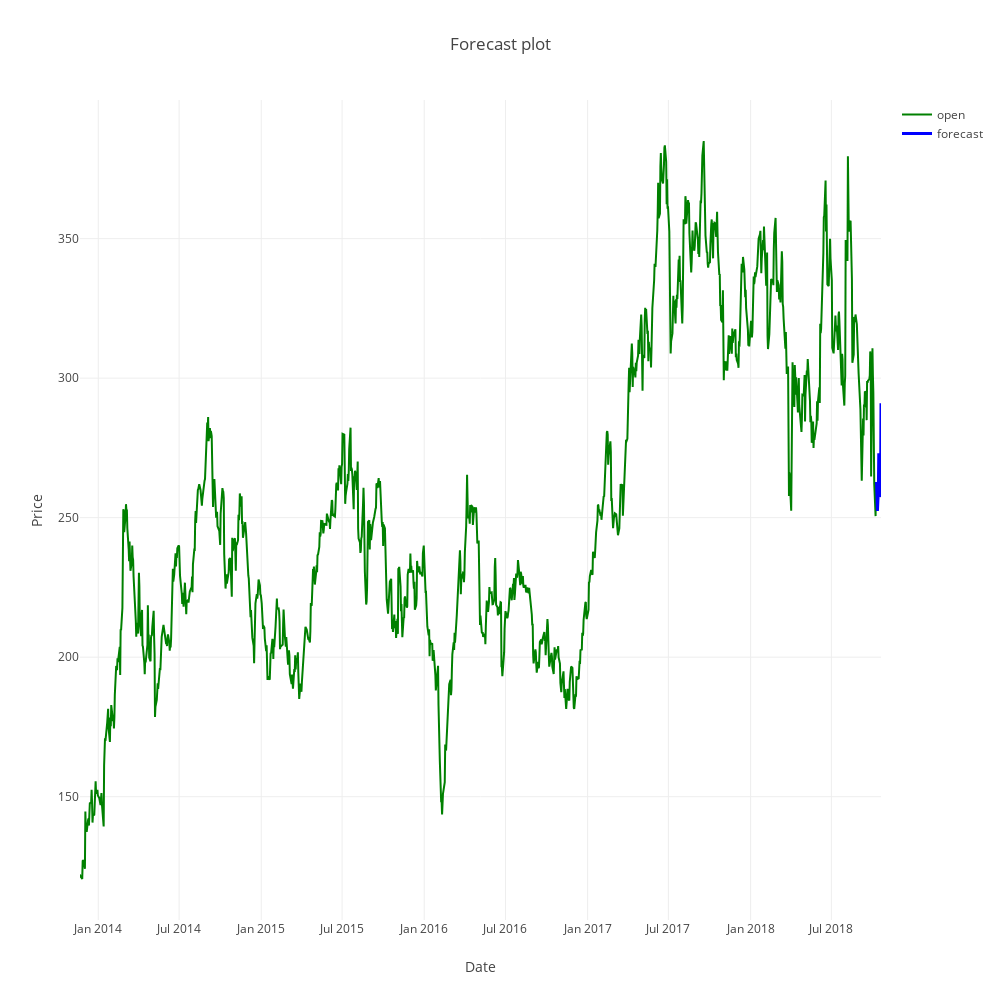

Notebook source saved alongside this figure:
### Code cell
p1 = go.Scatter(x=df.index,
                y=df.close, 
                mode='lines',
                name='open',
                marker=dict(color='green')
               )
p2 = go.Scatter(x=df.index, 
                y=df.forecast,
                mode='lines',
                name='forecast',
                line=dict(color='blue', width=3)
                )

layout = go.Layout(title='Forecast plot',width=1000,height=1000,
xaxis=dict(title='Date',ticks='', showticklabels=True,
                              zeroline=False),
                   yaxis=dict(title='Price',ticks='', showticklabels=True,
                              zeroline=False),
                   showlegend=True)

fig = go.Figure(data=[p1, p2], layout=layout)

iplot(fig)

### Figure 1 — Plotly figure (JSON) as saved in the notebook; plotly's stock layout.template omitted (floating-point values rounded to 4 significant figures; data arrays with more than 128 entries replaced by an {"elided": "..."} marker saying what was removed)
{"data": [{"marker": {"color": "green"}, "mode": "lines", "name": "open", "type": "scatter", "uid": "44086d40-d76c-11e8-b569-acde48001122", "x": {"elided": "1240 str values"}, "y": {"elided": "1240 float values"}}, {"line": {"color": "blue", "width": 3}, "mode": "lines", "name": "forecast", "type": "scatter", "uid": "44087128-d76c-11e8-a5a8-acde48001122", "x": {"elided": "1240 str values"}, "y": {"elided": "1240 float values"}}], "layout": {"height": 1000, "showlegend": true, "title": "Forecast plot", "width": 1000, "xaxis": {"showticklabels": true, "ticks": "", "title": "Date", "zeroline": false}, "yaxis": {"showticklabels": true, "ticks": "", "title": "Price", "zeroline": false}}}
